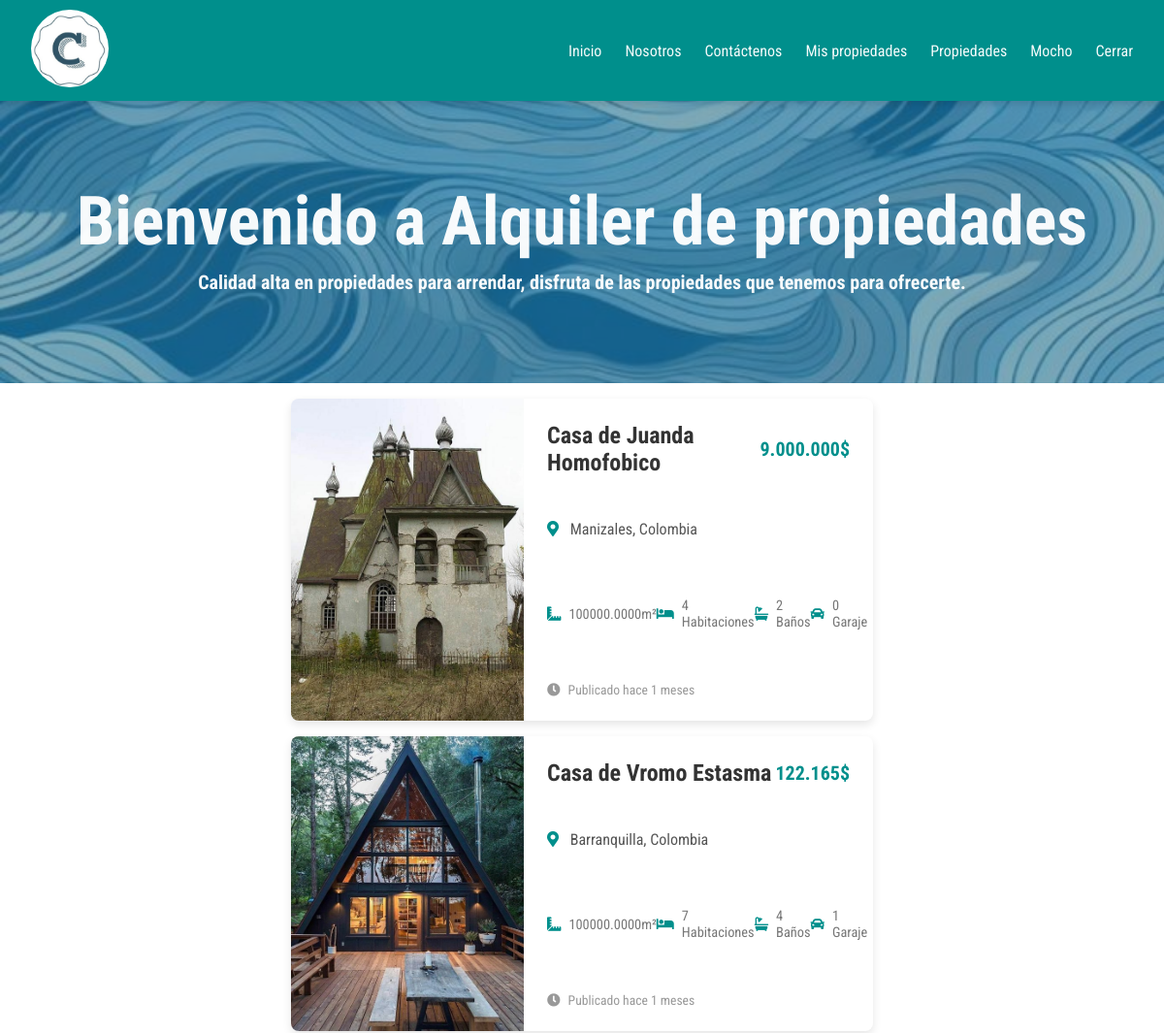
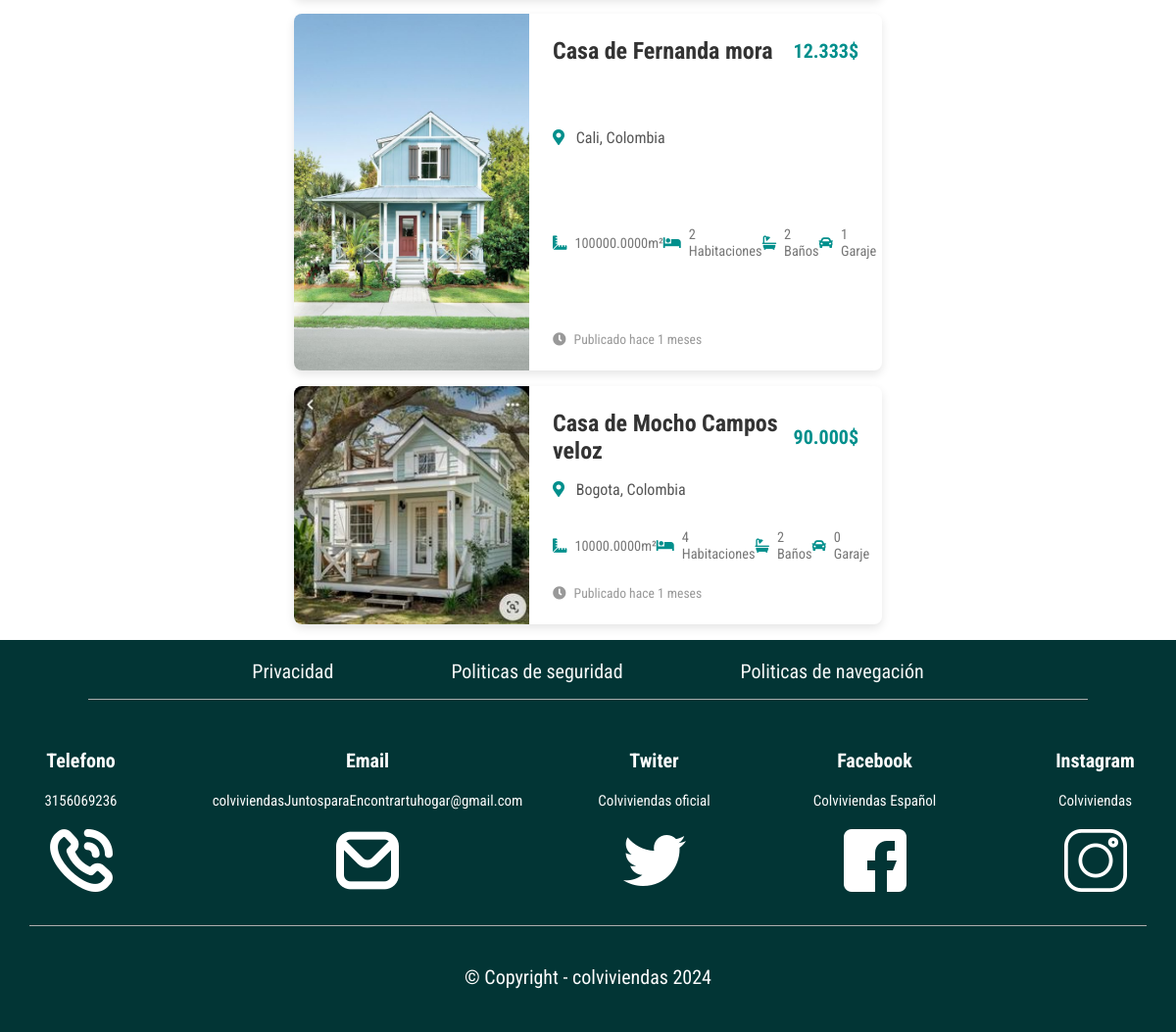
The page /usuario/arrendamiento.php (signed in) on the database its author committed (2 pictures, top to bottom).
### tables this page shows
CREATE TABLE `propiedad` (
  `codigo_propiedad` varchar(20) NOT NULL,
  `direccion` varchar(100) NOT NULL,
  `foto` varchar(150) NOT NULL,
  `estado` varchar(2) NOT NULL,
  `propietario` varchar(20) NOT NULL,
  `metodo_pago` varchar(2) NOT NULL,
  `ciudad` varchar(2) NOT NULL,
  `barrio` varchar(2) NOT NULL,
  `precio` bigint(249) NOT NULL,
  `modelo` varchar(2) NOT NULL,
  `fecha_registro` date NOT NULL,
  `tipo_propiedad` varchar(2) NOT NULL,
  `edad` int(3) NOT NULL,
  `destinacion` varchar(2) NOT NULL,
  `nro_banos` int(2) NOT NULL,
  `nro_habitaciones` int(2) NOT NULL,
  `nro_garajes` int(2) NOT NULL,
  `nro_metros` float(10,4) NOT NULL,
  PRIMARY KEY (`codigo_propiedad`),
  KEY `ciudad` (`ciudad`),
  KEY `barrio` (`barrio`),
  KEY `propietario` (`propietario`),
  KEY `tipo_propiedad` (`tipo_propiedad`),
  KEY `metodo_pago` (`metodo_pago`),
  KEY `estado` (`estado`),
  KEY `modelo` (`modelo`),
  KEY `destinacion` (`destinacion`),
  CONSTRAINT `propiedad_ibfk_1` FOREIGN KEY (`ciudad`) REFERENCES `ciudad` (`codigo_ciudad`),
  CONSTRAINT `propiedad_ibfk_2` FOREIGN KEY (`barrio`) REFERENCES `barrio` (`codigo_barrio`),
  CONSTRAINT `propiedad_ibfk_3` FOREIGN KEY (`propietario`) REFERENCES `persona` (`identificacion`),
  CONSTRAINT `propiedad_ibfk_4` FOREIGN KEY (`tipo_propiedad`) REFERENCES `tipo_propiedad` (`codigo_tipo`),
  CONSTRAINT `propiedad_ibfk_5` FOREIGN KEY (`metodo_pago`) REFERENCES `metodo_pago` (`codigo_metodo`),
  CONSTRAINT `propiedad_ibfk_6` FOREIGN KEY (`estado`) REFERENCES `estado` (`codigo_estado`),
  CONSTRAINT `propiedad_ibfk_7` FOREIGN KEY (`modelo`) REFERENCES `modelo` (`codigo_modelo`),
  CONSTRAINT `propiedad_ibfk_8` FOREIGN KEY (`destinacion`) REFERENCES `destinacion` (`codigo_destinacion`)
);

CREATE TABLE `persona` (
  `identificacion` varchar(20) NOT NULL,
  `nombre` varchar(50) NOT NULL,
  `apellido` varchar(50) NOT NULL,
  `direccion` varchar(100) NOT NULL,
  `telefono` int(15) NOT NULL,
  `ciudad` varchar(2) DEFAULT NULL,
  `fecha_registro` datetime(5) NOT NULL,
  `tipo_persona` varchar(2) NOT NULL,
  `contrasena` varchar(20) NOT NULL,
  `correo` varchar(50) NOT NULL,
  `foto` varchar(100) NOT NULL,
  PRIMARY KEY (`identificacion`),
  KEY `ciudad` (`ciudad`),
  KEY `tipo_persona` (`tipo_persona`),
  CONSTRAINT `persona_ibfk_1` FOREIGN KEY (`ciudad`) REFERENCES `ciudad` (`codigo_ciudad`) ON DELETE CASCADE ON UPDATE CASCADE,
  CONSTRAINT `persona_ibfk_2` FOREIGN KEY (`tipo_persona`) REFERENCES `tipo_persona` (`codigo_tipo`)
);

CREATE TABLE `ciudad` (
  `codigo_ciudad` varchar(2) NOT NULL,
  `descripcion` varchar(50) NOT NULL,
  PRIMARY KEY (`codigo_ciudad`)
);

### usuario/arrendamiento.php (the view, shortened to what this page needs)
<!DOCTYPE html>
<html lang="en">
<head>
    <link rel="stylesheet" href="./css/Modulo_inicio.css">
    <link rel="stylesheet" href="https://cdnjs.cloudflare.com/ajax/libs/font-awesome/5.15.3/css/all.min.css">
</head>
<body>
    <header class="navbar">
        <nav class="navbar__container">
            <div class="navbar__logo">
                <img src="./img/logo/Logo_colviviendas-recortado.jpg" alt="Logo" class="navbar__logo-img">
            </div>
            <ul class="navbar__menu">
                <li class="navbar__element">
                    <a href="index.php" class="navbar__link">Inicio</a>
                </li>
                <li class="navbar__element">
                    <a href="quienes_somos.php" class="navbar__link">Nosotros</a>
                </li>
                <li class="navbar__element">
                    <a href="./contactenos/contactenos.php" class="navbar__link">Contáctenos</a>
                </li>
                <?php
                if (!empty($_SESSION['usuario'])) {
                    if ($_SESSION['tipo_persona'] == '01' || $_SESSION['tipo_persona'] == '04') {
                        echo '
                    <li class="navbar__element">
                    <a href="./venta-propiedad/propiedades-vendedor.php" class="navbar__link">Mis propiedades</a></li>';
                    } else {
                        echo '
                        <li class="navbar__element">
                            <a href="./blog/blog.php" class="navbar__link">Blog</a>
                        </li>';
                    }
                }
                ?>
                <?php
                if (!empty($_SESSION['usuario'])) {
                    echo '
                            <li class="navbar__element dropdown">
                            <a href="#" class="navbar__link">Propiedades</a>
                            <ul class="dropdown__menu">';
                    echo '<li><a href="venta-usuario.php" class="dropdown__link">Compra</a></li>
                                <li><a href="arrendamiento.php" class="dropdown__link">Alquiler</a></li>
                            </ul>
                            </li>';
                }
                ?>
                <?php
                if (empty($_SESSION['usuario'])) {
                    echo '
                    <li class="navbar__element navbar__element-ul ">
                        <a href="login.php" class="navbar__link ">Login</a>
                    </li>';
                } else {
                    echo '
                    <li class="navbar__element navbar__element-ul">
                        <a href="usuario.php" class="navbar__link">' . $_SESSION['usuario'] . '</a>
                    </li>';
                    echo '
                    <li class="navbar__element navbar__element-ul ">
                        <a href="cerrar.php" class="navbar__link ">Cerrar</a>
                    </li>';
                }
                ?>
            </ul>
        </nav>
    </header>
    <br><br><br><br><br>
    <div class="alquiler__principal">
        <div class="alquiler__principal-textos">
            <h1 class="alquiler__principal-tittle">Bienvenido a Alquiler de propiedades</h1>
            <h3 class="alquiler__principal-subtittle">Calidad alta en propiedades para arrendar, disfruta de las
                propiedades que tenemos para ofrecerte.</h3>
        </div>
    </div>
    <div class="container-vender">
        <?php
        $mysql_host = 'localhost';
        $mysql_user = 'root';
        $password = '';
        $dbhandle = mysqli_connect($mysql_host, $mysql_user, $password) or die('Problemas de conexión con DB');
        $matriz = mysqli_query($dbhandle, "SELECT a.codigo_propiedad, a.direccion, a.foto, b.descripcion as estado, c.nombre, c.apellido, d.descripcion, e.descripcion as ciudad, f.descripcion as barrio, a.precio, g.descripcion as modelo, a.fecha_registro, h.descripcion, a.nro_banos, a.nro_habitaciones, a.nro_garajes, a.nro_metros, h.descripcion as tipo_propiedad, a.edad, i.descripcion as destinacion FROM propiedad a, estado b, persona c, metodo_pago d, ciudad e, barrio f, modelo g, tipo_propiedad h, destinacion i where a.estado = b.codigo_estado and a.propietario = c.identificacion and a.metodo_pago = d.codigo_metodo and a.ciudad = e.codigo_ciudad and a.barrio = f.codigo_barrio and a.modelo = g.codigo_modelo and a.tipo_propiedad = h.codigo_tipo and a.destinacion = i.codigo_destinacion and a.estado != 'E2' and a.estado != 'E3' and a.destinacion = '20';");
        while ($row = mysqli_fetch_array($matriz, MYSQLI_ASSOC)) {
            $fecha_registro_datetime = new DateTime($row['fecha_registro']);
            $fecha_actual = new DateTime();
            $interval = $fecha_registro_datetime->diff($fecha_actual);
            echo '<div class="horizontal-card">
            <div class="horizontal-card__img-container">
                <img src="' . $row['foto'] . '" alt="Casa en Venta" class="horizontal-card__img">
            </div>
            <div class="horizontal-card__content">
                <div class="horizontal-card__header">
                    <h3 class="horizontal-card__title">Casa de ' . $row['nombre'] . ' ' . $row['apellido'] . '</h3>
                    <p class="horizontal-card__price">' . number_format($row['precio'], 0, ',', '.') . '$</p>
                </div>
                <p class="horizontal-card__location"><i class="fas fa-map-marker-alt"></i> ' . $row['ciudad'] . ', Colombia</p>
                <ul class="horizontal-card__info">
                    <li><i class="fas fa-ruler-combined"></i>' . $row['nro_metros'] . 'm²</li>
                    <li><i class="fas fa-bed"></i> ' . $row['nro_habitaciones'] . ' Habitaciones</li>
                    <li><i class="fas fa-bath"></i> ' . $row['nro_banos'] . ' Baños</li>
                    <li><i class="fas fa-car"></i> ' . $row['nro_garajes'] . ' Garaje</li>
                </ul>';
            if ($interval->y > 0) {
                echo '<p class="horizontal-card__published"><i class="fas fa-clock"></i> Publicado hace ' . $interval->y . ' años</p>';
            } elseif ($interval->m > 0) {
                echo '<p class="horizontal-card__published"><i class="fas fa-clock"></i> Publicado hace ' . $interval->m . ' meses</p>';
            } elseif ($interval->d > 0) {
                echo '<p class="horizontal-card__published"><i class="fas fa-clock"></i> Publicado hace ' . $interval->d . ' días</p>';
            } elseif ($interval->h > 0) {
                echo '<p class="horizontal-card__published"><i class="fas fa-clock"></i> Publicado hace ' . $interval->h . ' horas</p>';
            } elseif ($interval->i > 0) {
                echo '<p class="horizontal-card__published"><i class="fas fa-clock"></i> Publicado hace ' . $interval->i . ' minutos</p>';
            } else {
                echo '<p class="horizontal-card__published"><i class="fas fa-clock"></i> Publicado hace menos de un minuto</p>';
            }
            echo '
            </div>
        </div>';
        }
        ?>
    </div>
    <footer class="footer">
        <div class="footer__politicas">
            <a href="" class="footer__politicas-link">Privacidad</a>
            <a href="" class="footer__politicas-link">Politicas de seguridad</a>
            <a href="" class="footer__politicas-link">Politicas de navegación</a>
        </div>
        <div class="footer__linea">
            <div class="footer__linea-container">
            </div>
        </div>
        <div class="footer__redes">
            <div class="footer__redes-container">
                <div class="footer__redes-textos">
                    <h3 class="footer__redes-tittle">Telefono</h3>
                    <p class="footer__redes-parrafo">3156069236</p>
                    <img src="./img/iconos/Redes/llamada-telefonica.png" alt="telefono" class="footer__redes-img">
                </div>
            </div>
            <div class="footer__redes-container">
                <div class="footer__redes-textos">
                    <h3 class="footer__redes-tittle">Email</h3>
                    <p class="footer__redes-parrafo">colviviendasJuntosparaEncontrartuhogar@gmail.com</p>
                    <img src="./img/iconos/Redes/sobre.png" alt="email" class="footer__redes-img">
                </div>
            </div>
            <div class="footer__redes-container">
                <div class="footer__redes-textos">
                    <h3 class="footer__redes-tittle">Twiter</h3>
                    <p class="footer__redes-parrafo">Colviviendas oficial</p>
                    <img src="./img/iconos/Redes/gorjeo.png" alt="twiter" class="footer__redes-img">
                </div>
            </div>
            <div class="footer__redes-container">
                <div class="footer__redes-textos">
                    <h3 class="footer__redes-tittle">Facebook</h3>
                    <p class="footer__redes-parrafo">Colviviendas Español</p>
                    <img src="./img/iconos/Redes/facebook.png" alt="facebook" class="footer__redes-img">
                </div>
            </div>
            <div class="footer__redes-container">
                <div class="footer__redes-textos">
                    <h3 class="footer__redes-tittle">Instagram</h3>
                    <p class="footer__redes-parrafo">Colviviendas</p>
                    <img src="./img/iconos/Redes/instagram.png" alt="instragram" class="footer__redes-img">
                </div>
            </div>
        </div>
        <div class="footer__linea-redes">
            <div class="footer__linea-container-redes">
            </div>
        </div>
        <div class="footer__copy">
            <div class="footer__copy-text">
                <span class="footer__copy-span">© Copyright - colviviendas 2024</span>
            </div>
        </div>
    </footer>
</body>
</html>

### rows shown on the page
propiedad: foto (picture), propietario.nombre "Juanda", propietario.apellido "Homofobico", precio "9.000.000", ciudad.descripcion "Manizales", nro_metros "100000.0000", nro_habitaciones "4", nro_banos "2", nro_garajes "0", fecha_registro "1"
propiedad: foto (picture), propietario.nombre "Vromo", propietario.apellido "Estasma", precio "122.165", ciudad.descripcion "Barranquilla", nro_metros "100000.0000", nro_habitaciones "7", nro_banos "4", nro_garajes "1", fecha_registro "1"
propiedad: foto (picture), propietario.nombre "Fernanda", propietario.apellido "mora", precio "12.333", ciudad.descripcion "Cali", nro_metros "100000.0000", nro_habitaciones "2", nro_banos "2", nro_garajes "1", fecha_registro "1"
propiedad: foto (picture), propietario.nombre "Mocho", propietario.apellido "Campos veloz", precio "90.000", ciudad.descripcion "Bogota", nro_metros "10000.0000", nro_habitaciones "4", nro_banos "2", nro_garajes "0", fecha_registro "1"

### other values the page prints
$_SESSION['usuario'] "Mocho"
